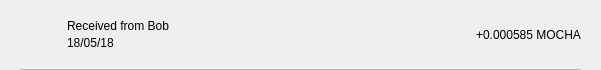
<?xml version="1.0" encoding="UTF-8"?>
<ui version="4.0">
 <class>TxRow</class>
 <widget class="QWidget" name="TxRow">
  <property name="geometry">
   <rect>
    <x>0</x>
    <y>0</y>
    <width>601</width>
    <height>70</height>
   </rect>
  </property>
  <property name="minimumSize">
   <size>
    <width>0</width>
    <height>40</height>
   </size>
  </property>
  <property name="windowTitle">
   <string>Form</string>
  </property>
  <layout class="QVBoxLayout" name="verticalLayout_3">
   <property name="spacing">
    <number>0</number>
   </property>
   <property name="leftMargin">
    <number>0</number>
   </property>
   <property name="topMargin">
    <number>0</number>
   </property>
   <property name="rightMargin">
    <number>0</number>
   </property>
   <property name="bottomMargin">
    <number>0</number>
   </property>
   <item>
    <widget class="QWidget" name="rowContainer" native="true">
     <layout class="QVBoxLayout" name="verticalLayout_2">
      <property name="spacing">
       <number>9</number>
      </property>
      <property name="leftMargin">
       <number>20</number>
      </property>
      <property name="topMargin">
       <number>9</number>
      </property>
      <property name="rightMargin">
       <number>20</number>
      </property>
      <property name="bottomMargin">
       <number>0</number>
      </property>
      <item>
       <widget class="QFrame" name="frame">
        <property name="styleSheet">
         <string notr="true">border:none;</string>
        </property>
        <property name="frameShape">
         <enum>QFrame::StyledPanel</enum>
        </property>
        <property name="frameShadow">
         <enum>QFrame::Raised</enum>
        </property>
        <layout class="QHBoxLayout" name="horizontalLayout" stretch="0,2,0">
         <property name="leftMargin">
          <number>0</number>
         </property>
         <property name="topMargin">
          <number>0</number>
         </property>
         <property name="rightMargin">
          <number>0</number>
         </property>
         <property name="bottomMargin">
          <number>0</number>
         </property>
         <item>
          <widget class="QPushButton" name="icon">
           <property name="focusPolicy">
            <enum>Qt::NoFocus</enum>
           </property>
           <property name="styleSheet">
            <string notr="true">border:none;</string>
           </property>
           <property name="text">
            <string/>
           </property>
           <property name="iconSize">
            <size>
             <width>28</width>
             <height>28</height>
            </size>
           </property>
          </widget>
         </item>
         <item>
          <layout class="QVBoxLayout" name="verticalLayout">
           <property name="spacing">
            <number>3</number>
           </property>
           <property name="leftMargin">
            <number>9</number>
           </property>
           <item>
            <widget class="QLabel" name="lblAddress">
             <property name="styleSheet">
              <string notr="true"/>
             </property>
             <property name="text">
              <string>Received from Bob</string>
             </property>
             <property name="alignment">
              <set>Qt::AlignBottom|Qt::AlignLeading|Qt::AlignLeft</set>
             </property>
            </widget>
           </item>
           <item>
            <widget class="QLabel" name="lblDate">
             <property name="styleSheet">
              <string notr="true"/>
             </property>
             <property name="text">
              <string>18/05/18</string>
             </property>
             <property name="alignment">
              <set>Qt::AlignLeading|Qt::AlignLeft|Qt::AlignTop</set>
             </property>
            </widget>
           </item>
          </layout>
         </item>
         <item>
          <widget class="QLabel" name="lblAmount">
           <property name="styleSheet">
            <string notr="true"/>
           </property>
           <property name="text">
            <string>+0.000585 MOCHA</string>
           </property>
          </widget>
         </item>
        </layout>
       </widget>
      </item>
      <item>
       <widget class="QLabel" name="lblDivisory">
        <property name="minimumSize">
         <size>
          <width>0</width>
          <height>1</height>
         </size>
        </property>
        <property name="maximumSize">
         <size>
          <width>16777215</width>
          <height>1</height>
         </size>
        </property>
        <property name="styleSheet">
         <string notr="true">background-color:#bababa;</string>
        </property>
        <property name="text">
         <string/>
        </property>
        <property name="alignment">
         <set>Qt::AlignBottom|Qt::AlignLeading|Qt::AlignLeft</set>
        </property>
       </widget>
      </item>
     </layout>
    </widget>
   </item>
  </layout>
 </widget>
 <resources/>
 <connections/>
</ui>
